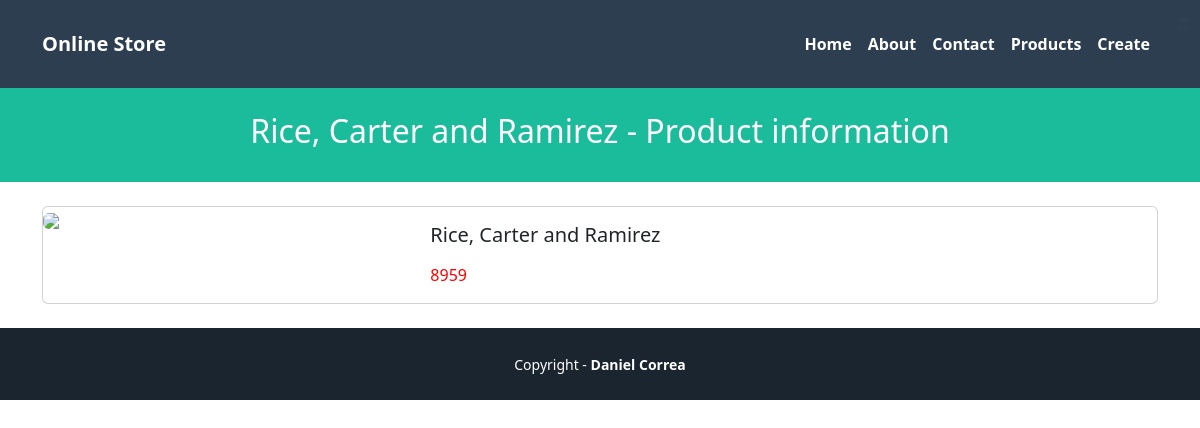
The page /products/3/ on the database as committed earlier.
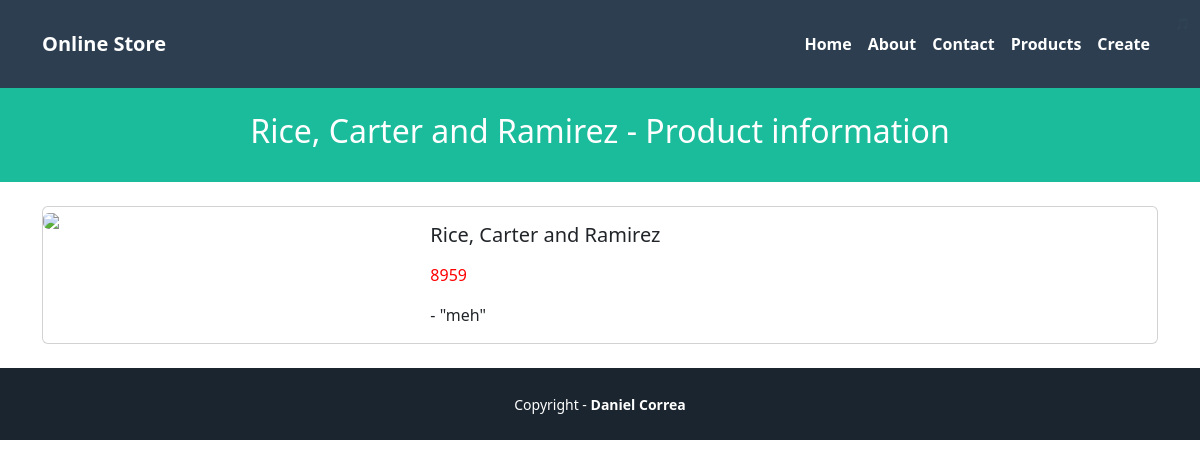
The same page on the database as committed later.
### pages/models.py (models this page shows)
class Comment(models.Model):
    product = models.ForeignKey(Product, on_delete=models.CASCADE)
    description = models.TextField()

### pages/views.py (the view)
# urls.py: path('products/<str:id>/', ProductShowView.as_view(), name='product'),
class ProductShowView(View):
    template_name = 'pages/products/show.html'
    def get(self, request, id):
        try:
            product_id = int(id)
            if product_id < 1:
                raise ValueError("Product id must be 1 or greater")
            product = get_object_or_404(Product, pk=product_id)
        except (ValueError, IndexError):
            return HttpResponseRedirect(reverse('home'))
        viewData = {}
        product = get_object_or_404(Product, pk=product_id)
        viewData["title"] = product.name + " - Online Store"
        viewData["subtitle"] = product.name + " - Product information"
        viewData["product"] = product
        return render(request, self.template_name, viewData)

### pages/templates/pages/products/show.html (shortened to what this page needs)
{% extends 'pages/base.html' %}
{% block header_title %} {{subtitle}} {% endblock %}
{% block content %}
<div class="card mb-3">
<div class="row g-0">
<div class="col-md-4">
<img src="https://static.djangoproject.com/img/logos/django-logo-positive.svg" class="img-fluid rounded-start">
</div>
<div class="col-md-8">
<div class="card-body">
<h5 class="card-title">
{{product.name}}
</h5>
{% if product.price > 2000 %}
<p class="card-text" style="color: red;">{{product.price}}</p>
{% else %}
<p class="card-text">{{product.price}}</p>
{% endif %}
{% for comment in product.comment_set.all %}
- {{ comment.description }}<br />
{% endfor %}
</div>
</div>
</div>
</div>
{% endblock %}

Rows that differ between the two databases and show on the page:
added Comment: description "\"meh\""
